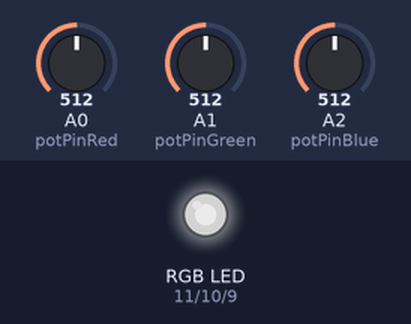
Bench run of a sketch on a simulated Arduino Uno, built with avr-gcc and run on an emulated ATmega328P. Shown: an RGB LED mixed from three pins (HIGH = lit). The inputs (shaded band) are chosen by the test bench; at power-on: A0 (potPinRed) = 512, A1 (potPinGreen) = 512, A2 (potPinBlue) = 512. Dim RGB values are drawn brighter than linear.

Above: at 1.2 s.
1.3 s: A0 (potPinRed) set to 716
At 1.7 s:
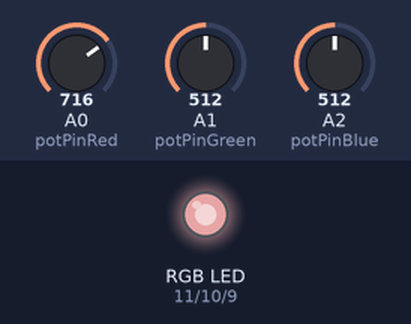
2.8 s: A1 (potPinGreen) set to 716
At 4.0 s:
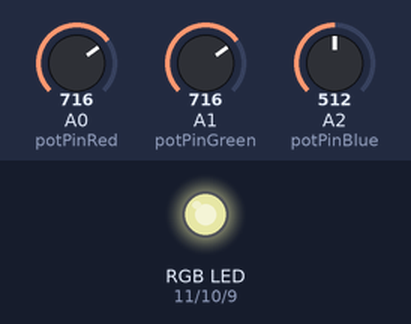
4.3 s: A2 (potPinBlue) set to 716
At 5.2 s:
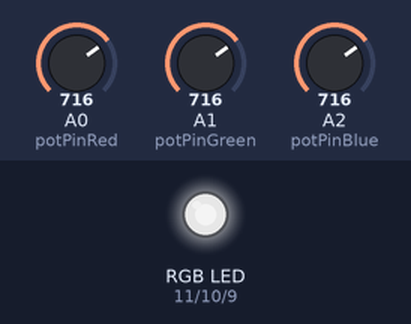
5.8 s: A0 (potPinRed) set to 900
At 6.3 s:
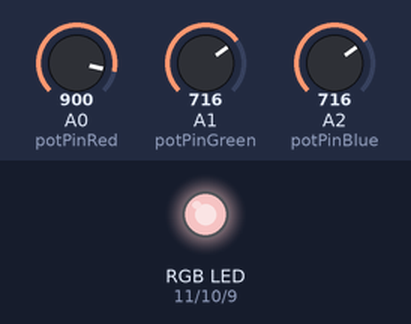
7.3 s: A1 (potPinGreen) set to 900
At 8.5 s:
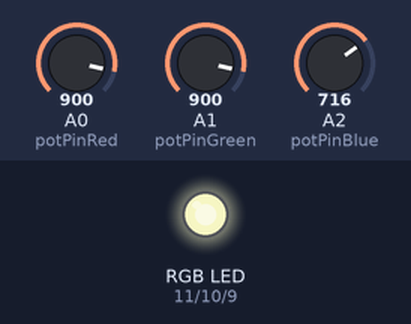
8.8 s: A2 (potPinBlue) set to 900
At 9.8 s:
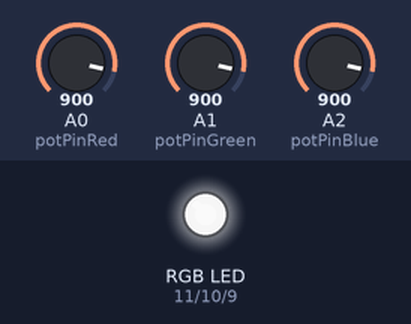
Timing chart, 0 to 11.3 s (numbered marks = the images above; inputs shaded):
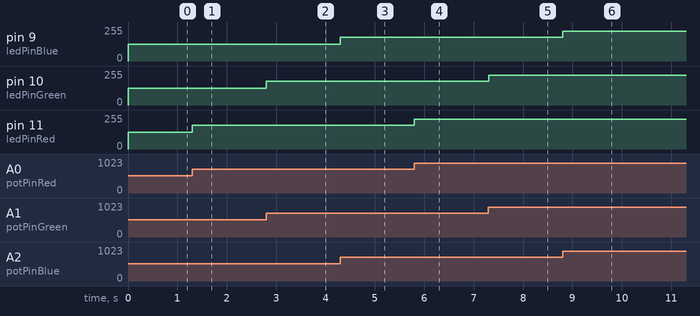

Measured:
- after the input at 1.3 s, pin 11 (ledPinRed): 127/255 → 178/255 at once
- after the input at 2.8 s, pin 10 (ledPinGreen): 127/255 → 178/255 at once
- after the input at 4.3 s, pin 9 (ledPinBlue): 127/255 → 178/255 at once
- after the input at 5.8 s, pin 11 (ledPinRed): 178/255 → 224/255 at once
- after the input at 7.3 s, pin 10 (ledPinGreen): 178/255 → 224/255 at once
- after the input at 8.8 s, pin 9 (ledPinBlue): 178/255 → 224/255 at once

The sketch:

homework1.ino
```cpp
const int potPinRed = A0;
const int potPinGreen = A1;
const int potPinBlue = A2;

const int ledPinRed = 11;
const int ledPinGreen = 10;
const int ledPinBlue = 9;

const int maxValuePot = 1023;
const int maxValueLed = 255;

int potValueRed;
int potValueGreen;
int potValueBlue;

int ledValueRed;
int ledValueGreen;
int ledValueBlue;

void setup(){
  pinMode(potPinRed, INPUT);
  pinMode(potPinGreen, INPUT);
  pinMode(potPinBlue, INPUT);

  pinMode(ledPinRed, OUTPUT);
  pinMode(ledPinGreen, OUTPUT);
  pinMode(ledPinBlue, OUTPUT);
}

void loop(){
  potValueRed = analogRead(potPinRed);
  potValueGreen = analogRead(potPinGreen);
  potValueBlue = analogRead(potPinBlue);

  setColorLed(potValueRed, potValueGreen, potValueBlue);
}

void setColorLed(int redValue,int greenValue,int blueValue){
  ledValueRed = map(redValue, 0, maxValuePot, 0, maxValueLed);
  ledValueGreen = map(greenValue, 0, maxValuePot, 0, maxValueLed);
  ledValueBlue = map(blueValue, 0, maxValuePot, 0, maxValueLed);

  analogWrite(ledPinRed, ledValueRed);
  analogWrite(ledPinGreen, ledValueGreen);
  analogWrite(ledPinBlue, ledValueBlue);
}
```
